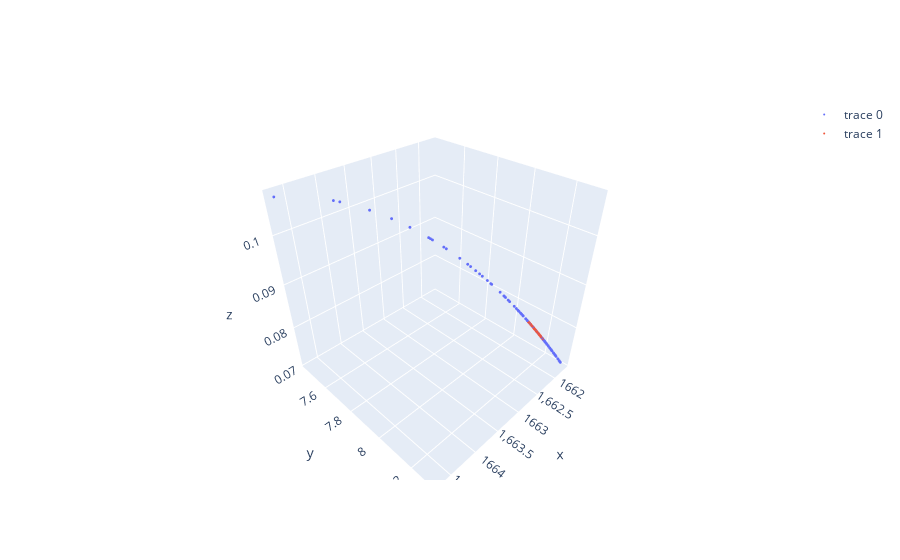

The cell this chart's notebook holds for it:
### Markdown cell above
Reduce spread size

### Code cell
int_nums_plus.roi_size = 0.2

reference_point = int_nums_plus._reference_point_list[1]
pref_int_nums_plus, plot_int_nums_plus = int_nums_plus.requests()
pref_int_nums_plus[2].response = pd.DataFrame([reference_point], columns=pref_int_nums_plus[2].content['dimensions_data'].columns)
pref_int_nums_plus, plot_int_nums_plus  = int_nums_plus.iterate(pref_int_nums_plus[2])
print(int_nums_plus._current_display_solutions)
print(int_nums_plus._reference_point_list)

fig = plot_complete(int_nums_plus.population.objectives,front)
fig
